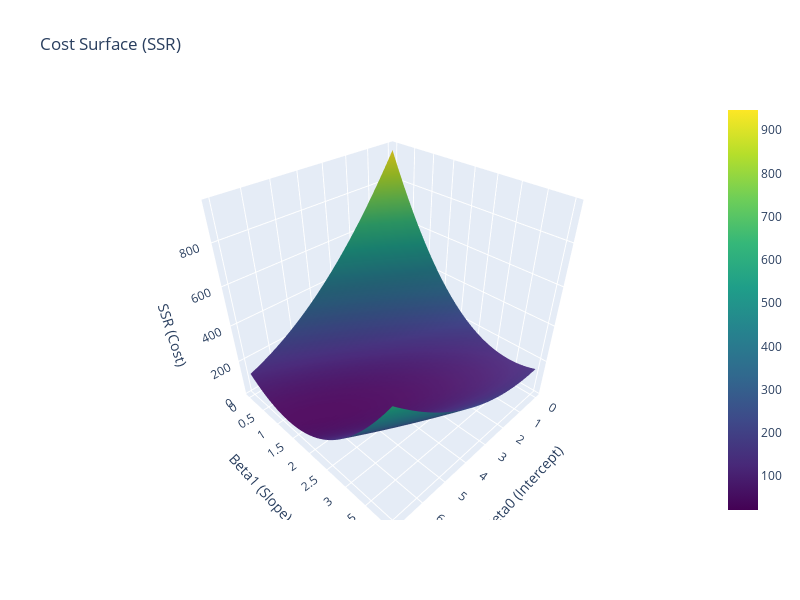

The notebook cell saved with this chart:
### Markdown cell above
**Plot of "cost surface" for two parameters (β0 and β1)**

We need to create a grid of all possible combinations, calculate the SSR for each, and then render it using a 3D surface plot.

### Code cell
b0_vals = np.linspace(0, 7, 50)
b1_vals = np.linspace(0, 4, 50)
B0, B1 = np.meshgrid(b0_vals, b1_vals)
Z = sum(((B0 + B1 * xi) - yi)**2 for xi, yi in zip(x, y))
fig = go.Figure(data=[go.Surface(x=b0_vals, y=b1_vals, z=Z, colorscale='Viridis')])

fig.update_layout(
    title='Cost Surface (SSR)',
    width=800, height=600,
    scene=dict(
        xaxis_title='Beta0 (Intercept)',
        yaxis_title='Beta1 (Slope)',
        zaxis_title='SSR (Cost)'
    )
)

### Figure 1 — Plotly figure (JSON) as saved in the notebook; plotly's stock layout.template omitted (floating-point values rounded to 4 significant figures; data arrays with more than 128 entries replaced by an {"elided": "..."} marker saying what was removed)
{"data": [{"colorscale": [[0, "#440154"], [0.1111, "#482878"], [0.2222, "#3e4989"], [0.3333, "#31688e"], [0.4444, "#26828e"], [0.5556, "#1f9e89"], [0.6667, "#35b779"], [0.7778, "#6ece58"], [0.8889, "#b5de2b"], [1, "#fde725"]], "type": "surface", "x": [0.0, 0.1429, 0.2857, 0.4286, 0.5714, 0.7143, 0.8571, 1.0, 1.143, 1.286, 1.429, 1.571, 1.714, 1.857, 2.0, 2.143, 2.286, 2.429, 2.571, 2.714, 2.857, 3.0, 3.143, 3.286, 3.429, 3.571, 3.714, 3.857, 4.0, 4.143, 4.286, 4.429, 4.571, 4.714, 4.857, 5.0, 5.143, 5.286, 5.429, 5.571, 5.714, 5.857, 6.0, 6.143, 6.286, 6.429, 6.571, 6.714, 6.857, 7.0], "y": [0.0, 0.08163, 0.1633, 0.2449, 0.3265, 0.4082, 0.4898, 0.5714, 0.6531, 0.7347, 0.8163, 0.898, 0.9796, 1.061, 1.143, 1.224, 1.306, 1.388, 1.469, 1.551, 1.633, 1.714, 1.796, 1.878, 1.959, 2.041, 2.122, 2.204, 2.286, 2.367, 2.449, 2.531, 2.612, 2.694, 2.776, 2.857, 2.939, 3.02, 3.102, 3.184, 3.265, 3.347, 3.429, 3.51, 3.592, 3.673, 3.755, 3.837, 3.918, 4.0], "z": {"elided": "50x50 float values"}}], "layout": {"height": 600, "scene": {"xaxis": {"title": {"text": "Beta0 (Intercept)"}}, "yaxis": {"title": {"text": "Beta1 (Slope)"}}, "zaxis": {"title": {"text": "SSR (Cost)"}}}, "title": {"text": "Cost Surface (SSR)"}, "width": 800}}
